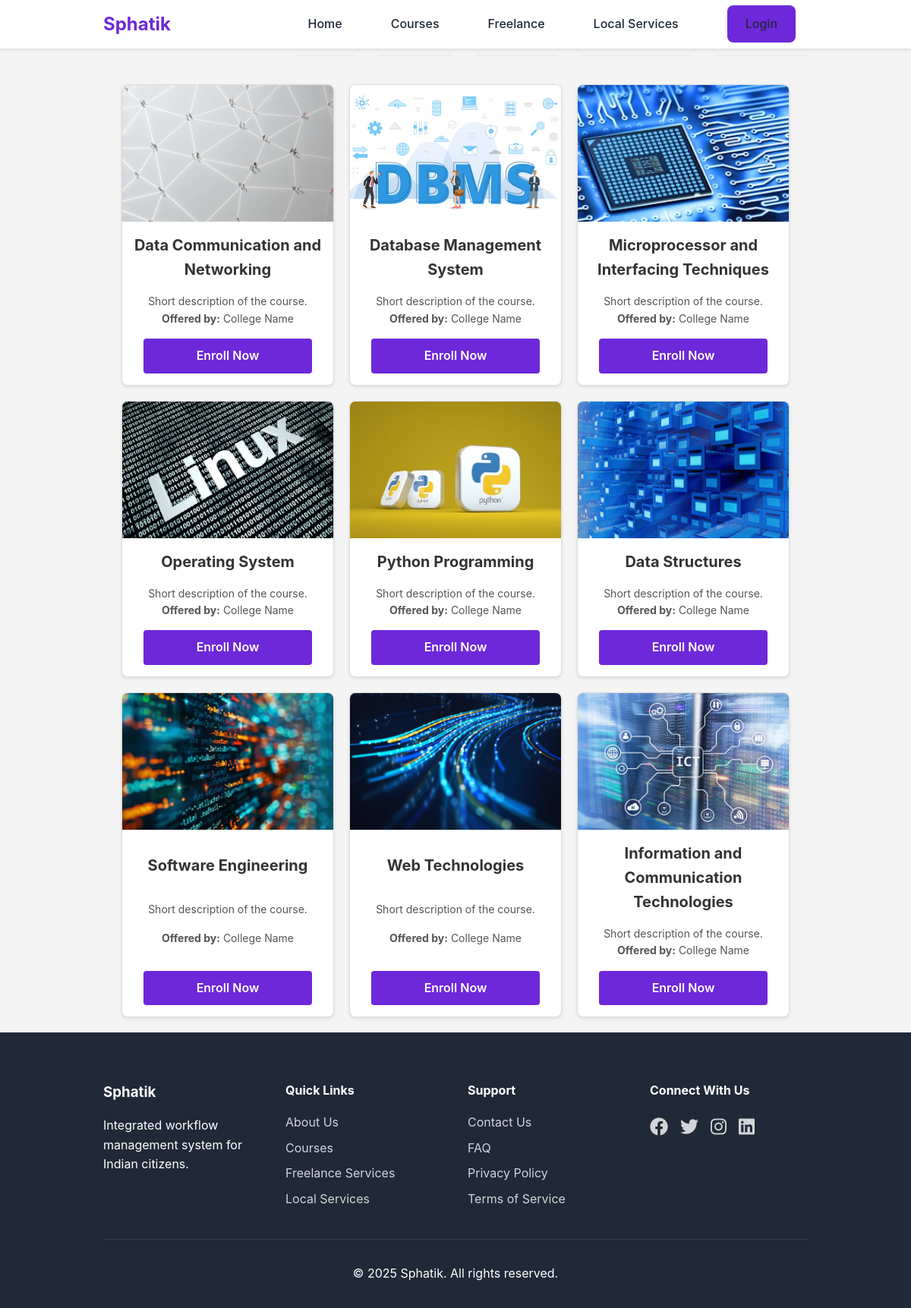
Screenshot of /courses/courses.php with the database file from the repository.
### tables this page shows
CREATE TABLE `courses` (
  `id` int(11) NOT NULL,
  `img_src` varchar(255) NOT NULL,
  `title` varchar(255) NOT NULL,
  `description` text DEFAULT NULL,
  `enroll_link` varchar(255) DEFAULT NULL,
  `college_name` varchar(255) NOT NULL
);

### courses/courses.php (the view, shortened to what this page needs)
<?php
include '../config/database.php';
$sql = "SELECT img_src, title, description, enroll_link, college_name FROM courses";
$stmt = $pdo->prepare($sql);
$stmt->execute();
$courses = $stmt->fetchAll();
function generateCourseCard($img, $title, $desc, $link, $college) {
    return "<div class='course-card'>
                <img src='$img' alt='$title'>
                <h3>$title</h3>
                <p>$desc</p>
                <p class='college-name'><strong>Offered by:</strong> $college</p>
                <a href='$link' class='btn'>Enroll Now</a>
            </div>";
}
?>
<!DOCTYPE html>
<html lang="en">
<head>
    <link rel="stylesheet" href="../css/course_styles.css">
    <link rel="stylesheet" href="../css/style.css">
    <link rel="stylesheet" href="https://cdnjs.cloudflare.com/ajax/libs/font-awesome/6.0.0/css/all.min.css">
</head>
<body>
    <?php include '../includes/header.php'; ?>
    <main class="courses-page">
        <div class="container">
            <h1>Our Courses</h1>
            <div class="courses-grid">
            <?php
            if ($courses) {
                foreach ($courses as $course) {
                    echo generateCourseCard($course['img_src'], $course['title'], $course['description'], $course['enroll_link'], $course['college_name']);
                }
            } else {
                echo "<p>No courses available.</p>";
            }
            ?>
            </div>
        </div>
    </main>
    <?php include '../includes/footer.php'; ?>
</body>
</html>

### includes/header.php (shortened to what this page needs)
<header class="header">
    <div class="container">
        <a href="sphatik v1/index.php" class="logo">Sphatik</a>
        <nav class="nav">
            <ul class="nav-list">
                <li class="lsit-item"><a href="<?= BASE_URL ?>index.php" style="text-decoration: none;">Home</a></li>
                <li class="lsit-item"><a href="<?= BASE_URL ?>courses/courses.php">Courses</a></li>
                <li class="lsit-item"><a href="<?= BASE_URL ?>freelance.php">Freelance</a></li>
                <li class="lsit-item"><a href="<?= BASE_URL ?>services.php">Local Services</a></li>
                <?php if (isset($_SESSION['user_id'])): ?>
                    <li class="lsit-item"><a href="<?= BASE_URL ?>profile.php">Profile</a></li>
                    <li class="lsit-item"><a href="<?= BASE_URL ?>/auth/logout.php">Logout</a></li>
                <?php else: ?>
                    <li class="lsit-item"><a href="<?= BASE_URL ?>/auth/login.php" class="btn btn-login">Login</a></li>
                <?php endif; ?>
            </ul>
        </nav>
    </div>
</header>

### includes/footer.php
<footer class="footer">
    <div class="container">
        <div class="footer-grid">
            <div class="footer-section">
                <h3>Sphatik</h3>
                <p>Integrated workflow management system for Indian citizens.</p>
            </div>
            <div class="footer-section">
                <h4>Quick Links</h4>
                <ul>
                    <li><a href="about.php">About Us</a></li>
                    <li><a href="courses.php">Courses</a></li>
                    <li><a href="freelance.php">Freelance Services</a></li>
                    <li><a href="services.php">Local Services</a></li>
                </ul>
            </div>
            <div class="footer-section">
                <h4>Support</h4>
                <ul>
                    <li><a href="contactus.php">Contact Us</a></li>
                    <li><a href="faq.php">FAQ</a></li>
                    <li><a href="privacy.php">Privacy Policy</a></li>
                    <li><a href="terms_of_service.php">Terms of Service</a></li>
                </ul>
            </div>
            <div class="footer-section">
                <h4>Connect With Us</h4>
                <div class="social-links">
                    <a href="#"><i class="fab fa-facebook"></i></a>
                    <a href="#"><i class="fab fa-twitter"></i></a>
                    <a href="#"><i class="fab fa-instagram"></i></a>
                    <a href="#"><i class="fab fa-linkedin"></i></a>
                </div>
            </div>
        </div>
        <div class="footer-bottom">
            <p>&copy; <?php echo date('Y'); ?> Sphatik. All rights reserved.</p>
        </div>
    </div>
</footer>

### css/course_styles.css (style rules this page uses)
body { font-family: Arial, sans-serif; margin: 0; padding: 0; box-sizing: border-box; background: #f4f4f4; }
.container { width: 80%; margin: 0 auto; }
.courses-page { padding: 20px 0; }
.courses-page h1 { text-align: center; margin-bottom: 40px; }
.courses-grid { display: flex; flex-wrap: wrap; gap: 20px; justify-content: center; }
.course-card { background: #fff; border: 1px solid #ddd; border-radius: 8px; overflow: hidden; width: 280px; box-shadow: 0 2px 4px rgba(0, 0, 0, 0.1); text-align: center; display: flex; flex-direction: column; justify-content: space-between; }
.course-card img { width: 100%; height: 180px; object-fit: cover; }
.course-card h3 { margin: 15px 0; font-size: 20px; color: #333; }
.course-card p { padding: 0 15px; font-size: 14px; color: #555; }
.course-card .btn { display: block; margin: 15px auto; padding: 10px 20px; background: #6d28d9; color: #fff; text-decoration: none; border-radius: 4px; width: 80%; text-align: center; }

### css/style.css (style rules this page uses)
:root { --primary-color: #6d28d9; --secondary-color: #4c1d95; --text-color: #1f2937; --light-gray: #f3f4f6; --white: #ffffff; }
* { margin: 0; padding: 0; box-sizing: border-box; }
body { font-family: -apple-system, BlinkMacSystemFont, 'Segoe UI', Roboto, 'Helvetica Neue', Arial, sans-serif; line-height: 1.6; color: var(--text-color); }
.container { max-width: 1200px; margin: 0 auto; padding: 0 1rem; }
.header { background: var(--white); box-shadow: 0 2px 4px rgba(0,0,0,0.1); position: fixed; width: 100%; top: 0; z-index: 1000; }
.header .container { display: flex; justify-content: space-between; align-items: center; height: 4rem; }
.logo { font-size: 1.5rem; font-weight: bold; color: var(--primary-color); text-decoration: none; }
.nav-list { display: flex; list-style: none; gap: 2rem; }
.nav-list a { text-decoration: none; color: var(--text-color); font-weight: 500; border: none; }
.btn { display: inline-flex; align-items: center; gap: 0.5rem; padding: 0.75rem 1.5rem; background: var(--primary-color); color: var(--white); text-decoration: none; border-radius: 0.5rem; font-weight: 600; transition: background-color 0.3s; }
.footer { background: var(--text-color); color: var(--white); padding: 4rem 0 2rem; }
.footer-grid { display: grid; grid-template-columns: repeat(auto-fit, minmax(200px, 1fr)); gap: 2rem; margin-bottom: 2rem; }
.footer-section h3, .footer-section h4 { margin-bottom: 1rem; }
.footer-section ul { list-style: none; }
.footer-section ul li { margin-bottom: 0.5rem; }
.footer-section a { color: var(--white); text-decoration: none; opacity: 0.8; transition: opacity 0.3s; }
.social-links { display: flex; gap: 1rem; }
.social-links a { font-size: 1.5rem; }
.footer-bottom { text-align: center; padding-top: 2rem; border-top: 1px solid rgba(255,255,255,0.1); }
.lsit-item { display: flex; justify-content: center; align-items: center; padding: 1rem; border-bottom: 1px solid #e2e8f0; }

### rows the page displays
courses: img_src (picture), title "Data Communication and Networking", description "Short description of the course.", college_name "College Name"
courses: img_src (picture), title "Database Management System", description "Short description of the course.", college_name "College Name"
courses: img_src (picture), title "Microprocessor and Interfacing Techniques", description "Short description of the course.", college_name "College Name"
courses: img_src (picture), title "Operating System", description "Short description of the course.", college_name "College Name"
courses: img_src (picture), title "Python Programming", description "Short description of the course.", college_name "College Name"
courses: img_src (picture), title "Data Structures", description "Short description of the course.", college_name "College Name"
courses: img_src (picture), title "Software Engineering", description "Short description of the course.", college_name "College Name"
courses: img_src (picture), title "Web Technologies", description "Short description of the course.", college_name "College Name"
courses: img_src (picture), title "Information and Communication Technologies", description "Short description of the course.", college_name "College Name"
